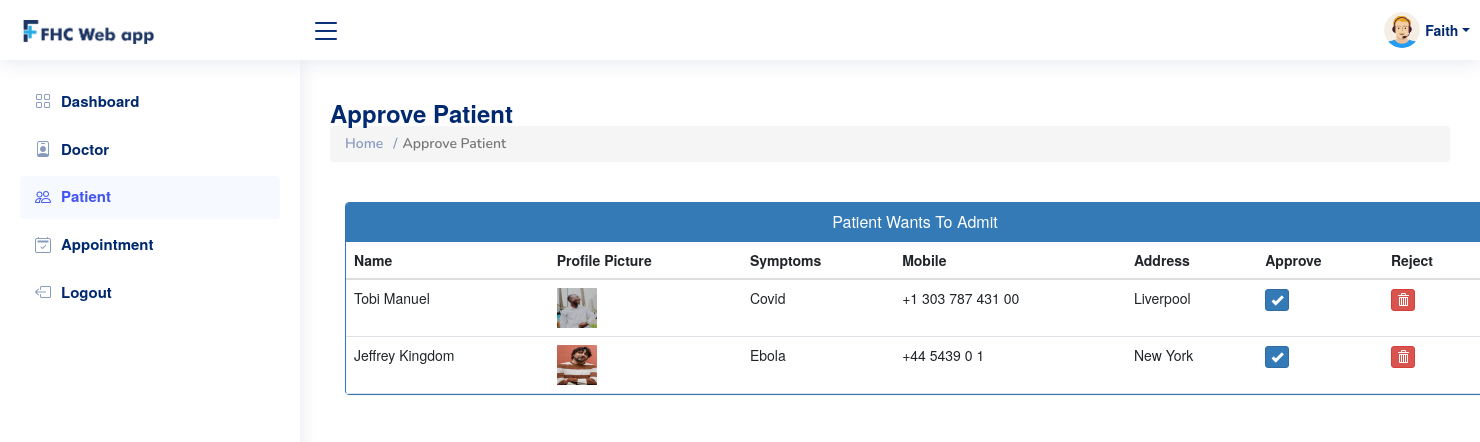
The app's page /admin-approve-patient (signed in) with its own data.
### hospital/models.py (models this page shows, shortened)
class Patient(models.Model):
    user = models.OneToOneField(User, on_delete=models.CASCADE)
    profile_pic = models.ImageField(
        upload_to='profile_pic/PatientProfilePic/', null=True, blank=True)
    address = models.CharField(max_length=40)
    mobile = models.CharField(max_length=20, null=False)
    symptoms = models.CharField(max_length=100, null=False)
    assignedDoctorId = models.PositiveIntegerField(null=True)
    admitDate = models.DateField(auto_now=True)
    status = models.BooleanField(default=False)
    @property
    def get_name(self):
        return self.user.first_name+" "+self.user.last_name

### hospital/views.py (the view)
# urls.py: path('admin-approve-patient', views.admin_approve_patient_view,
@login_required(login_url='adminlogin')
@user_passes_test(is_admin)
def admin_approve_patient_view(request):
    patients = models.Patient.objects.all().filter(status=False)
    return render(request, 'hospital/admin_approve_patient.html', {'patients': patients})

### hospital/views.py (called while the page is built)
def is_admin(user):
    return user.groups.filter(name='ADMIN').exists()

### templates/hospital/admin_approve_patient.html (shortened to what this page needs)
{% extends 'hospital/admin_base.html' %}
{% block content %}
{%load static%}
<head>
  <link href="//netdna.bootstrapcdn.com/bootstrap/3.0.0/css/bootstrap.min.css" rel="stylesheet" id="bootstrap-css">
</head>
<aside id="sidebar" class="sidebar">
  <ul class="sidebar-nav" id="sidebar-nav">
    <li class="nav-item">
      <a class="nav-link collapsed" href="/admin-dashboard">
        <i class="bi bi-grid"></i>
        <span>Dashboard</span>
      </a>
    </li>
    <li class="nav-item">
      <a class="nav-link collapsed" href="/admin-doctor">
        <i class="bi bi-person-badge"></i>
        <span>Doctor</span>
      </a>
    </li>
    <li class="nav-item">
      <a class="nav-link " href="/admin-patient">
        <i class="bi bi-people"></i>
        <span>Patient</span>
      </a>
    </li>
    <li class="nav-item">
      <a class="nav-link collapsed" href="/admin-appointment">
        <i class="bi bi-calendar2-check"></i>
        <span>Appointment</span>
      </a>
    </li>
    <li class="nav-item">
      <a class="nav-link collapsed" href="/logout">
        <i class="bi bi-box-arrow-left"></i>
        <span>Logout</span>
      </a>
    </li>
  </ul>
</aside>
<main id="main" class="main">
  <div class="pagetitle">
    <h1>Approve Patient</h1>
    <nav>
      <ol class="breadcrumb">
        <li class="breadcrumb-item"><a href="/">Home</a></li>
        <li class="breadcrumb-item active">Approve Patient</li>
      </ol>
    </nav>
  </div>
  <br>
<div class="container">
  <div class="panel panel-primary">
    <div class="panel-heading">
      <h6 class="panel-title">Patient Wants To Admit</h6>
    </div>
    <table class="table table-hover" id="dev-table">
      <thead>
        <tr>
          <th>Name</th>
          <th>Profile Picture</th>
          <th>Symptoms</th>
          <th>Mobile</th>
          <th>Address</th>
          <th>Approve</th>
          <th>Reject</th>
        </tr>
      </thead>
      {% for p in patients %}
      <tr>
        <td> {{p.get_name}}</td>
        <td> <img src="{% static p.profile_pic.url %}" alt="Profile Pic" height="40px" width="40px" /></td>
        <td>{{p.symptoms}}</td>
        <td>{{p.mobile}}</td>
        <td>{{p.address}}</td>
        <td><a class="btn btn-primary btn-xs" href="{% url 'approve-patient' p.id  %}"><span class="glyphicon glyphicon-ok"></span></a></td>
        <td><a class="btn btn-danger btn-xs" href="{% url 'reject-patient' p.id  %}"><span class="glyphicon glyphicon-trash"></span></a></td>
      </tr>
      {% endfor %}
    </table>
  </div>
</div>
{% endblock content %}

### templates/hospital/admin_base.html (shortened to what this page needs)
<!DOCTYPE html>
{% load static %}
<html lang="en">
<head>
  <link href="{% static 'assets1/vendor/bootstrap/css/bootstrap.min.css' %}" rel="stylesheet">
  <link href="{% static 'assets1/vendor/bootstrap-icons/bootstrap-icons.css' %}" rel="stylesheet">
  <link href="{% static 'assets1/vendor/boxicons/css/boxicons.min.css' %}" rel="stylesheet">
  <link href="{% static 'assets1/vendor/quill/quill.snow.css' %}" rel="stylesheet">
  <link href="{% static 'assets1/vendor/quill/quill.bubble.css' %}" rel="stylesheet">
  <link href="{% static 'assets1/vendor/remixicon/remixicon.css' %}" rel="stylesheet">
  <link href="{% static 'assets1/vendor/simple-datatables/style.css' %}" rel="stylesheet">
  <link href="{% static 'assets1/css/style.css' %}" rel="stylesheet">
</head>
<body>
  <header id="header" class="header fixed-top d-flex align-items-center">
    <div class="d-flex align-items-center justify-content-between">
      <a href="/admin-dashboard" class="logo d-flex align-items-center">
        <span><img src="{% static 'assets/img/main-logo.png' %}" alt="" class="img-fluid"></span>
      </a>
      <i class="bi bi-list toggle-sidebar-btn"></i>
    </div>
    <nav class="header-nav ms-auto">
      <ul class="d-flex align-items-center">
        <li class="nav-item dropdown pe-3">
          <a class="nav-link nav-profile d-flex align-items-center pe-0" href="#" data-bs-toggle="dropdown">
            <img src="{% static "images/adminpropic.png" %}" alt="Profile" class="rounded-circle">
            <span class="d-none d-md-block dropdown-toggle ps-2">{{request.user.first_name}}</span>
          </a>
        </li>
      </ul>
    </nav>
  </header>
  {% block content %}
  {% endblock content %}
</body>
</html>

### static/assets1/css/style.css (style rules this page uses)
:root { scroll-behavior: smooth; }
body { font-family: "Open Sans", sans-serif; background: #f6f9ff; color: #444444; }
a { color: #4154f1; text-decoration: none; }
h1, h2, h3, h4, h5, h6 { font-family: "Nunito", sans-serif; }
#main { margin-top: 60px; padding: 20px 30px; transition: all 0.3s; }
.pagetitle { margin-bottom: 10px; }
.pagetitle h1 { font-size: 24px; margin-bottom: 0; font-weight: 600; color: #012970; }
.breadcrumb { font-size: 14px; font-family: "Nunito", sans-serif; color: #899bbd; font-weight: 600; background-color: transparent; }
.breadcrumb a { color: #899bbd; transition: 0.3s; background-color: transparent; }
.breadcrumb .breadcrumb-item::before { color: #899bbd; }
.breadcrumb .active { color: #51678f; font-weight: 600; }
.logo { line-height: 1; }
@media (min-width: 1200px) { .logo { width: 280px; } }
.logo img { max-height: 26px; margin-right: 6px; }
.logo span { font-size: 26px; font-weight: 700; color: #012970; font-family: "Nunito", sans-serif; }
.header { transition: all 0.5s; z-index: 997; height: 60px; box-shadow: 0px 2px 20px rgba(1, 41, 112, 0.1); background-color: #fff; padding-left: 20px; }
.header .toggle-sidebar-btn { font-size: 32px; padding-left: 10px; cursor: pointer; color: #012970; }
.header-nav ul { list-style: none; }
.header-nav>ul { margin: 0; padding: 0; }
.header-nav .nav-profile { color: #012970; }
.header-nav .nav-profile img { max-height: 36px; }
.header-nav .nav-profile span { font-size: 14px; font-weight: 600; }
.sidebar { position: fixed; top: 60px; left: 0; bottom: 0; width: 300px; z-index: 996; transition: all 0.3s; padding: 20px; overflow-y: auto; scrollbar-width: thin; scrollbar-color: #aab7cf transparent; box-shadow: 0px 0px 20px rgba(1, 41, 112, 0.1); background-color: #fff; }
@media (min-width: 1200px) { #main, #footer { margin-left: 300px; } }
.sidebar-nav { padding: 0; margin: 0; list-style: none; }
.sidebar-nav li { padding: 0; margin: 0; list-style: none; }
.sidebar-nav .nav-item { margin-bottom: 5px; }
.sidebar-nav .nav-link { display: flex; align-items: center; font-size: 15px; font-weight: 600; color: #4154f1; transition: 0.3; background: #f6f9ff; padding: 10px 15px; border-radius: 4px; }
.sidebar-nav .nav-link i { font-size: 16px; margin-right: 10px; color: #4154f1; }
.sidebar-nav .nav-link.collapsed { color: #012970; background: #fff; }
.sidebar-nav .nav-link.collapsed i { color: #899bbd; }

### templates/hospital/admin_approve_patient.html (style rules this page uses)
a:link { text-decoration: none; }
h6 { text-align: center; }

### records on screen
Patient: get_name "Tobi Manuel", profile_pic (picture), symptoms "Covid", mobile "+1 303 787 431 00", address "Liverpool"
Patient: get_name "Jeffrey Kingdom", profile_pic (picture), symptoms "Ebola", mobile "+44 5439 0 1", address "New York"

### other values on screen
{{ request.user.first_name }} "Faith"
